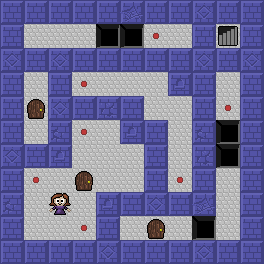

Below is a game level as drawn by its tile map, then a one-line description and the .tmx that defines it (tile-layer data replaced by summaries):
An orthogonal 11x11 tile map with 24x24 px tiles, 3 tile layers (Terrain, Objects, Decals), 2 tilesets.

<map version="1.0" orientation="orthogonal" width="11" height="11" tilewidth="24" tileheight="24">
 <tileset firstgid="1" source="Terrain.tsx" />
 <tileset firstgid="101" source="Objects.tsx" />
 <layer name="Terrain" width="11" height="11">
  <data>[121 cells, 121 non-empty, 5 distinct tile ids]</data>
 </layer>
 <layer name="Objects" width="11" height="11">
  <data>[121 cells, 4 non-empty, 2 distinct tile ids]</data>
 </layer>
 <layer name="Decals" width="11" height="11">
  <data>[121 cells, 21 non-empty, 5 distinct tile ids]</data>
 </layer>
</map>
